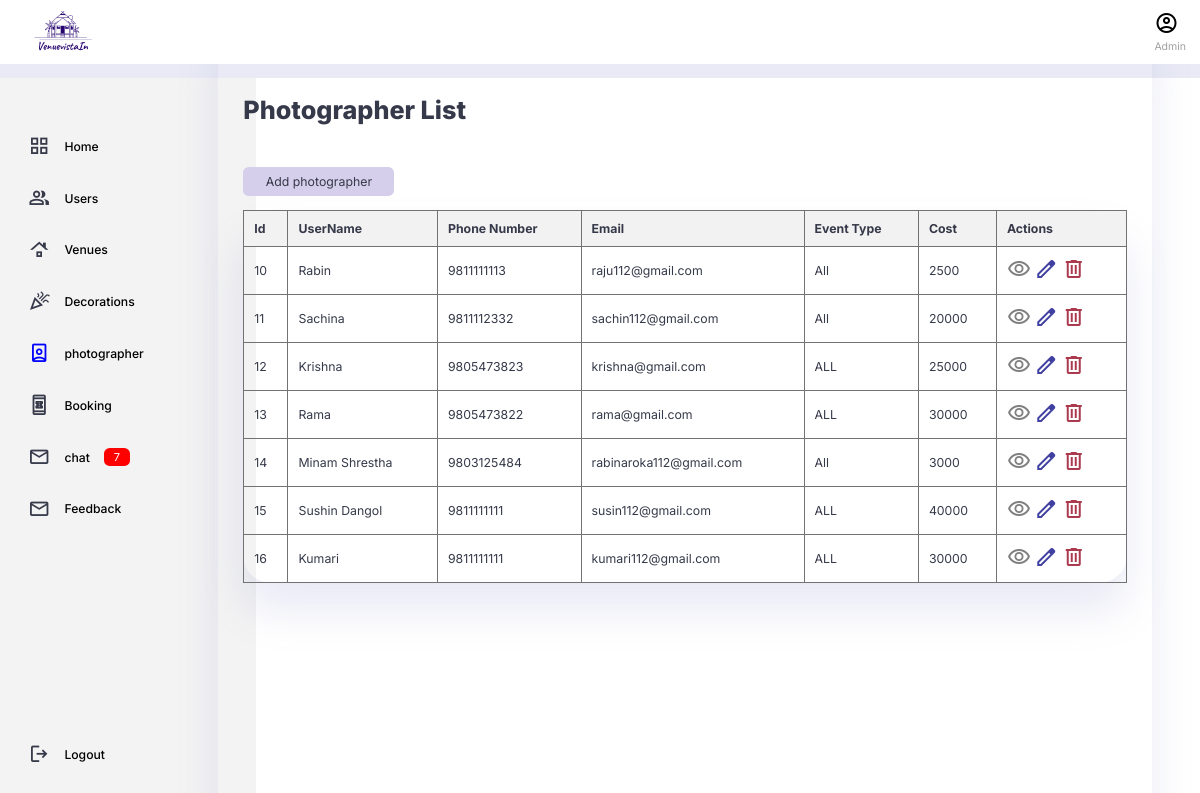
The page /photographer_list on the database as committed earlier.
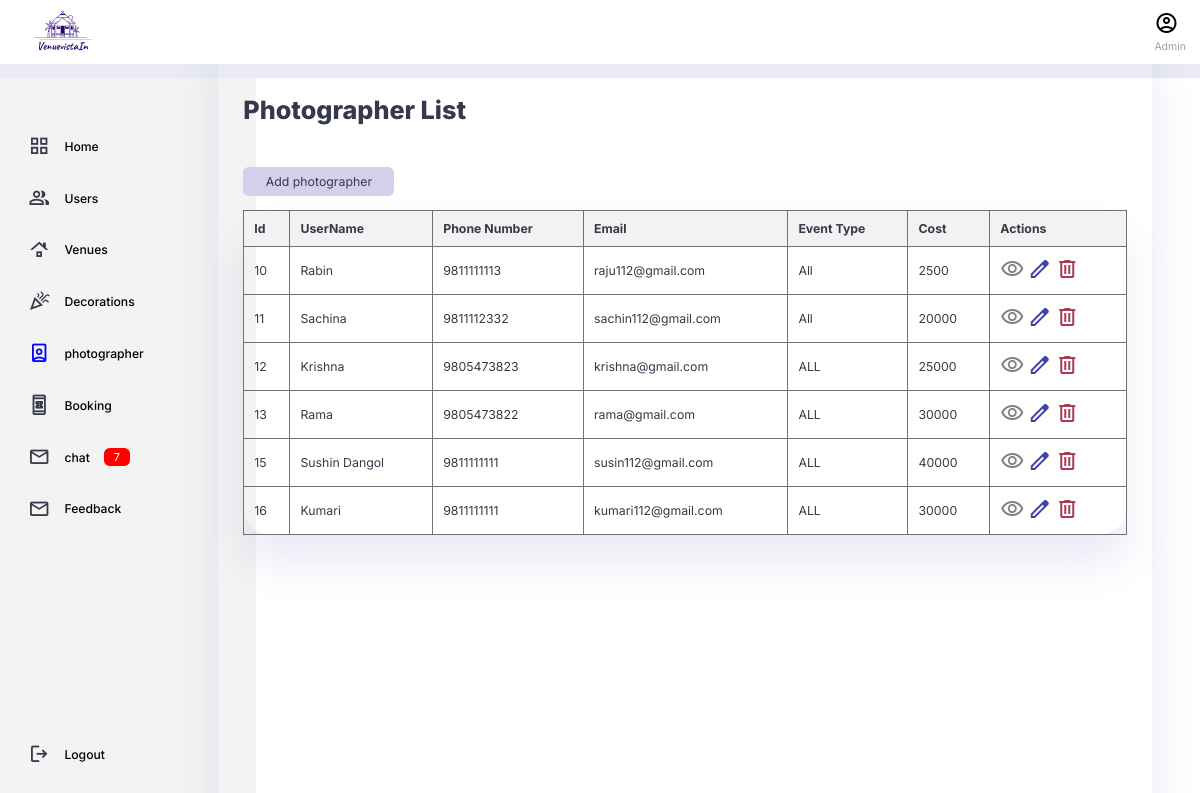
The same page on the database as committed later.
### photographer/models.py (models this page shows)
class photographer(models.Model): #making class
    Username = models.CharField(max_length=100) #making field
    Phone_Number = models.IntegerField(null=True,default=None)
    Email = models.CharField(max_length=100) #making field
    Description = models.CharField(max_length=200,null=True) #making field
    Event_type = models.CharField(max_length=200) #making field
    Cost= models.IntegerField(default=0, null=True, blank=True)
    Photographer_image = models.ManyToManyField('ImageFile')

### photographer/views.py (the view)
# urls.py: path('photographer_list', views.photographer_list, name= "photographer_list"),  #Path for the register page
def photographer_list(request):
    photographers = photographer.objects.all()  #fetch photographerss from the database
    return render(request, 'photographer/Photographerlist.html', {'photographers': photographers})

### templates/photographer/photographerlist.html (shortened to what the changed rows need)
{% load static %}
 <!DOCTYPE html>
 <html lang="en">
 <head>
     <link rel="stylesheet" href="{% static 'css/photographerlist.css' %}">
     <link rel="stylesheet" href="https://cdnjs.cloudflare.com/ajax/libs/font-awesome/4.7.0/css/font-awesome.min.css">
 </head>
</head>
<body>
  <div class="container">
    <main>
      <h1>Photographer List</h1>
    <div class="tab">
      <table>
        <thead>
            <tr>
                <th>Id</th>
                <th>UserName</th>
                <th>Phone Number</th>
                <th>Email</th>
                <th>Event Type</th>
                <th>Cost</th>
                <th>Actions</th>
            </tr>
        </thead>
        <tbody>
            {% for photographer in photographers %}
                <tr>
                    <td>{{ photographer.id }}</td>
                    <td>{{ photographer.Username }}</td>
                    <td>{{ photographer.Phone_Number }}</td>
                    <td>{{ photographer.Email }}</td>
                    <td>{{ photographer.Event_type }}</td>
                    <td>{{ photographer.Cost }}</td>
                    <td>
                        <a href="{% url 'view_photographer' photographer.id %}" class="btn btn-info"><span class="material-symbols-outlined" style="color:gray">visibility</span> </a>
                        <a href="{% url 'update_photographer' photographer.id %}" enctype="multipart/form-data" class="material-symbols-outlined" style="color:#4141a2">edit</span></a>
                        <a href="{% url 'delete_photographer' photographer.id %}" onclick="return confirmDelete('{{ photographer.Username }}');" class="btn btn-danger" style="color:#ab3a4f"><span class="material-symbols-outlined">delete</span></a>
                    </td>
                </tr>
            {% endfor %}
        </tbody>
      </table>
    </div>
    </main>
   </div>
</body>
</html>

Rows that differ between the two databases and show on the page:
removed photographer: id "14", Username "Minam Shrestha", Phone_Number "9803125484", Email "rabinaroka112@gmail.com", Event_type "All", Cost "3000"
